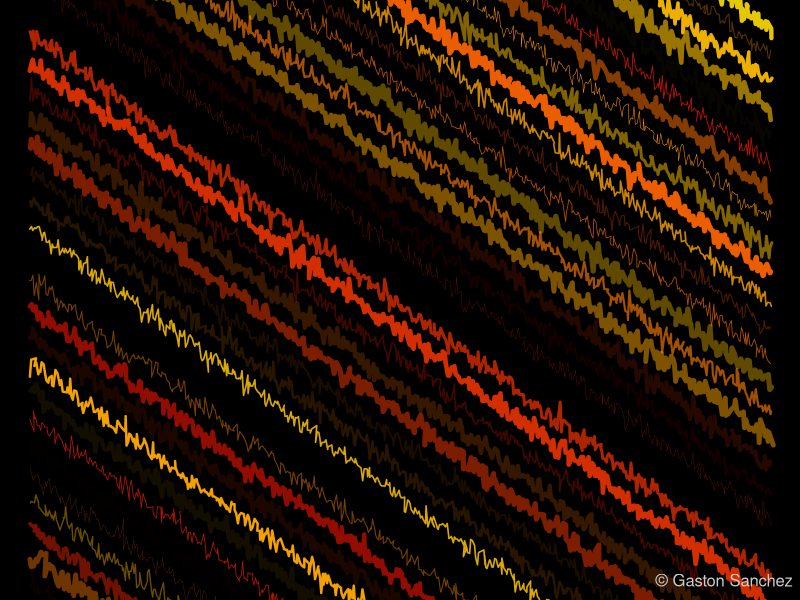

Generate this figure with R: (Note: this script raises an error after producing the figure.)
##################################################################################
# Title:      Shock Lines
# Copyright:  Copyright (c) 2012, under the Simplified BSD License
# Author:     Gaston Sanchez
# url:        www.gastonsanchez.com/projects/rtist
##################################################################################

# Don't use my working directory!
setwd("/Users/gaston/Documents/Rtist_Plots/Images")

# ========================================================================
# Shock lines
# ========================================================================
# generate pairs of x-y values
x = seq(1, 100, length=500)
y = x + rnorm(500)

png("shock_lines.png", width=700, height=400)
# set graphical paramters
par(bg="black", mar=rep(0,4))
# plot
plot(x, y, type='n')
for (i in seq(-100,200,by=5))
{
  lines(x+rbeta(500,1,9), -x + i + rnorm(500), 
        col=hsv(runif(500,0,.15),1,1,runif(500)), lwd=sample(seq(0,5,length=20), 1))
}
# signature
legend("bottomright", legend="© Gaston Sanchez", bty="n", text.col="gray80")
# reset par
par(op)
dev.off()
